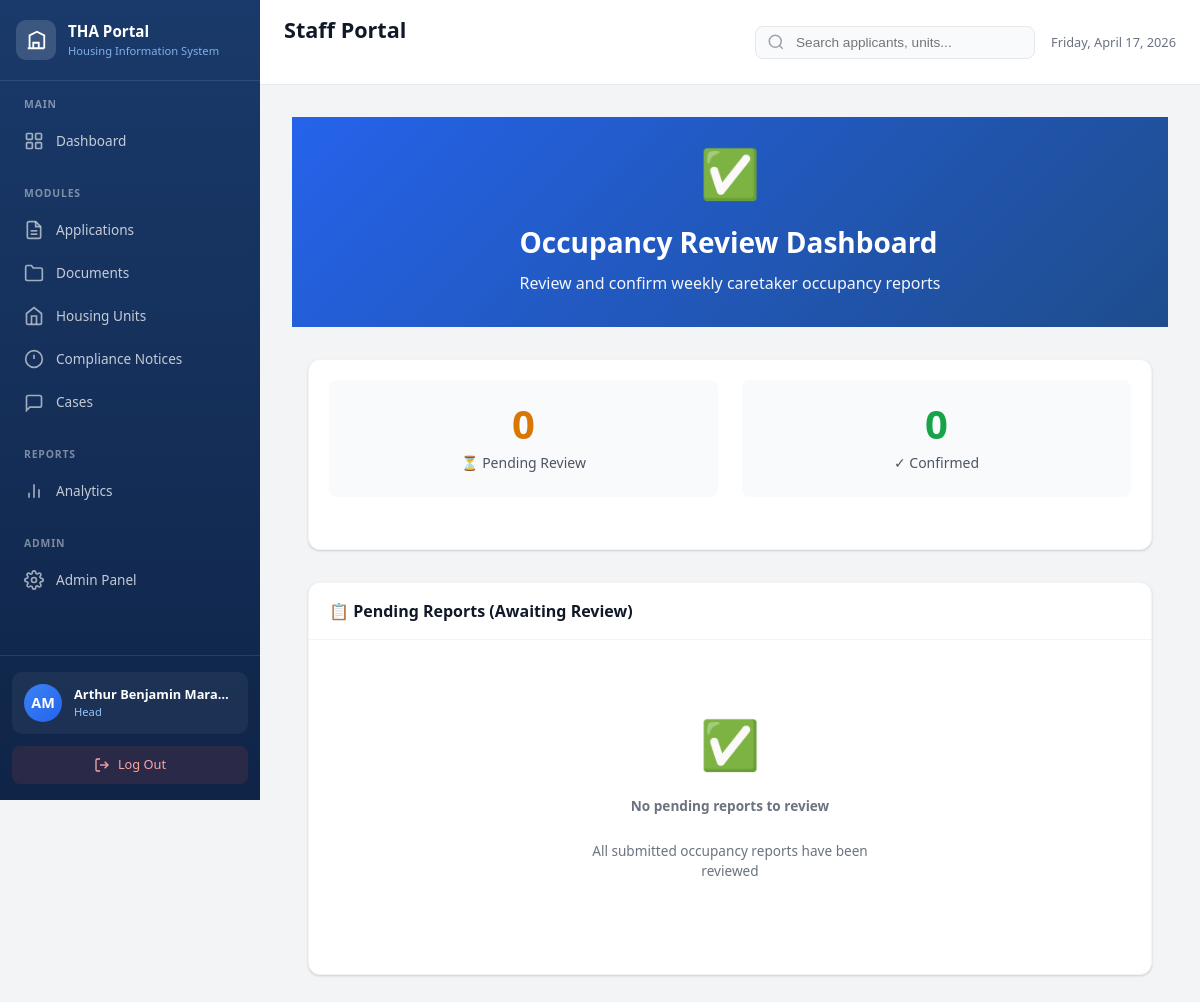
The app's page /units/occupancy-review/head/ (signed in) with its own data.
### accounts/models.py (models this page shows, shortened)
class User(AbstractUser):
    POSITION_CHOICES = [
        ('head', 'First Member — Head'),
        ('oic', 'OIC-THA (Officer-in-Charge)'),
        ('second_member', 'Second Member'),
        ('fourth_member', 'Fourth Member'),
        ('fifth_member', 'Fifth Member'),
        ('caretaker', 'Caretaker'),
        ('ronda', 'Ronda (Field Personnel)'),
        ('field', 'Field Personnel'),
    ]
    position = models.CharField(
        max_length=50,
        choices=POSITION_CHOICES,
        blank=True,
        help_text="Staff position in THA organizational structure"
    )
    phone = models.CharField(
        max_length=20,
        blank=True,
        help_text="Contact phone number"
    )
    class Meta:
        verbose_name = 'Staff User'
        verbose_name_plural = 'Staff Users'
    def get_position_display_short(self):
        short_labels = {
            'head': 'Head',
            'oic': 'OIC',
            'second_member': '2nd Member',
            'fourth_member': '4th Member',
            'fifth_member': '5th Member',
            'caretaker': 'Caretaker',
            'ronda': 'Ronda',
            'field': 'Field',
        }
        return short_labels.get(self.position, 'Staff')

### units/views.py (the view)
# urls.py: path('occupancy-review/<str:position>/', views.occupancy_review_list, name='occupancy_review_list'),
@login_required
@verify_position
def occupancy_review_list(request, position):
    pending_reports = (
        OccupancyReport.objects
        .filter(status='submitted')
        .select_related('site', 'submitted_by')
        .prefetch_related('details__unit')
        .order_by('-report_week_start')
    )
    confirmed_reports = (
        OccupancyReport.objects
        .filter(status__in=['confirmed', 'discrepancy'])
        .select_related('site', 'reviewed_by')
        .order_by('-reviewed_at')[:15]
    )
    context = {
        'pending_reports': pending_reports,
        'confirmed_reports': confirmed_reports,
        'pending_count': pending_reports.count(),
        'confirmed_count': confirmed_reports.count(),
    }
    return render(request, 'units/occupancy_review_list.html', context)

### templates/units/occupancy_review_list.html (shortened to what this page needs)
{% extends 'staff_base.html' %}
{% load static %}
{% block content %}
<div class="page-header" style="background: linear-gradient(135deg, var(--primary-600) 0%, var(--primary-700) 100%);">
    <div class="page-header-content">
        <div class="header-icon">✅</div>
        <div class="header-text">
            <h1>Occupancy Review Dashboard</h1>
            <p>Review and confirm weekly caretaker occupancy reports</p>
        </div>
    </div>
</div>
<div class="container-main">
    <div class="stats-section">
        <div class="card">
            <div class="card-body">
                <div class="stats-grid">
                    <div class="stat-item">
                        <div class="stat-number" style="color: var(--amber-600);">{{ pending_count }}</div>
                        <div class="stat-label">⏳ Pending Review</div>
                    </div>
                    <div class="stat-item">
                        <div class="stat-number" style="color: var(--green-600);">{{ confirmed_count }}</div>
                        <div class="stat-label">✓ Confirmed</div>
                    </div>
                </div>
            </div>
        </div>
    </div>
    <div class="reports-section">
        <div class="card">
            <div class="card-header">
                <h3 class="card-title">📋 Pending Reports (Awaiting Review)</h3>
            </div>
            <div class="card-body">
                {% if pending_reports %}
                <div class="reports-list">
                    {% for report in pending_reports %}
                    <div class="report-card report-status-pending">
                        <div class="report-header">
                            <div class="report-info">
                                <h4 class="report-title">{{ report.site.name }}</h4>
                                <p class="report-dates">📅 {{ report.report_week_start|date:"M d" }} - {{ report.report_week_end|date:"M d, Y" }}</p>
                            </div>
                            <span class="badge badge-warning">Pending</span>
                        </div>
                        <div class="report-details">
                            <div class="detail-row">
                                <span class="detail-label">Submitted by:</span>
                                <span class="detail-value">{{ report.submitted_by.get_full_name }}</span>
                            </div>
                            <div class="detail-row">
                                <span class="detail-label">Submitted at:</span>
                                <span class="detail-value">{{ report.submitted_at|date:"M d, Y \a\t H:i" }}</span>
                            </div>
                        </div>
                        <div class="report-summary">
                            <div class="summary-item">
                                <span class="summary-count" style="color: var(--green-600);">🟢 {{ report.reported_occupied }}</span>
                                <span class="summary-label">Occupied</span>
                            </div>
                            <div class="summary-item">
                                <span class="summary-count" style="color: var(--amber-600);">🟡 {{ report.reported_vacant }}</span>
                                <span class="summary-label">Vacant</span>
                            </div>
                            <div class="summary-item">
                                <span class="summary-count" style="color: var(--red-600);">🔴 {{ report.reported_concerns }}</span>
                                <span class="summary-label">Concerns</span>
                            </div>
                        </div>
                        <div class="report-footer">
                            <a href="{% url 'units:occupancy_review_detail' request.user.position report.id %}" class="btn btn-primary">
                                <span>Review Report →</span>
                            </a>
                        </div>
                    </div>
                    {% endfor %}
                </div>
                {% else %}
                <div class="empty-state">
                    <div class="empty-icon">✅</div>
                    <p class="empty-message">No pending reports to review</p>
                    <p class="empty-hint">All submitted occupancy reports have been reviewed</p>
                </div>
                {% endif %}
            </div>
        </div>
    </div>
</div>
{% endblock %}

### templates/staff_base.html (shortened to what this page needs)
{% load static %}
<!DOCTYPE html>
<html lang="en">
<head>
    <link rel="stylesheet" href="{% static 'css/dashboard.css' %}">
</head>
<body>
    <aside class="sidebar" id="sidebar">
        <div class="sidebar-header">
            <div class="sidebar-logo">
                <div class="logo-circle">
                    <svg class="logo-icon" viewBox="0 0 24 24" fill="none" stroke="currentColor" stroke-width="2">
                        <path d="M3 21h18M5 21V7l8-4 8 4v14M9 21v-6h6v6"/>
                    </svg>
                </div>
                <div class="logo-text">
                    <div class="logo-title">THA Portal</div>
                    <div class="logo-subtitle">Housing Information System</div>
                </div>
            </div>
        </div>
        <nav class="sidebar-nav">
            <div class="nav-section">
                <div class="nav-section-title">Main</div>
                <a href="{% url 'accounts:dashboard' %}" class="nav-link {% block nav_dashboard %}{% endblock %}">
                    <svg class="nav-icon" viewBox="0 0 24 24" fill="none" stroke="currentColor" stroke-width="2">
                        <rect x="3" y="3" width="7" height="7" rx="1"/>
                        <rect x="14" y="3" width="7" height="7" rx="1"/>
                        <rect x="14" y="14" width="7" height="7" rx="1"/>
                        <rect x="3" y="14" width="7" height="7" rx="1"/>
                    </svg>
                    <span>Dashboard</span>
                </a>
            </div>
            <div class="nav-section">
                <div class="nav-section-title">Modules</div>
                <a href="{% url 'applications:applications_list' request.user.position %}" class="nav-link {% block nav_applications %}{% endblock %}">
                    <svg class="nav-icon" viewBox="0 0 24 24" fill="none" stroke="currentColor" stroke-width="2">
                        <path d="M14 2H6a2 2 0 0 0-2 2v16a2 2 0 0 0 2 2h12a2 2 0 0 0 2-2V8z"/>
                        <polyline points="14 2 14 8 20 8"/>
                        <line x1="16" y1="13" x2="8" y2="13"/>
                        <line x1="16" y1="17" x2="8" y2="17"/>
                    </svg>
                    <span>Applications</span>
                </a>
                <a href="{% url 'documents:management' request.user.position %}" class="nav-link {% block nav_documents %}{% endblock %}">
                    <svg class="nav-icon" viewBox="0 0 24 24" fill="none" stroke="currentColor" stroke-width="2">
                        <path d="M22 19a2 2 0 0 1-2 2H4a2 2 0 0 1-2-2V5a2 2 0 0 1 2-2h5l2 3h9a2 2 0 0 1 2 2z"/>
                    </svg>
                    <span>Documents</span>
                </a>
                <a href="{% url 'units:housing_units_monitoring' request.user.position %}" class="nav-link {% block nav_housing_monitoring %}{% endblock %}">
                    <svg class="nav-icon" viewBox="0 0 24 24" fill="none" stroke="currentColor" stroke-width="2">
                        <path d="M3 9l9-7 9 7v11a2 2 0 0 1-2 2H5a2 2 0 0 1-2-2z"/>
                        <polyline points="9 22 9 12 15 12 15 22"/>
                    </svg>
                    <span>Housing Units</span>
                </a>
                {% if user.position not in 'second_member,fourth_member' %}
                <a href="{% url 'units:compliance_notice_issuance' request.user.position %}" class="nav-link {% block nav_compliance %}{% endblock %}">
                    <svg class="nav-icon" viewBox="0 0 24 24" fill="none" stroke="currentColor" stroke-width="2">
                        <path d="M12 2C6.48 2 2 6.48 2 12s4.48 10 10 10 10-4.48 10-10S17.52 2 12 2z"/>
                        <line x1="12" y1="7" x2="12" y2="12"/>
                        <line x1="12" y1="16" x2="12.01" y2="16"/>
                    </svg>
                    <span>Compliance Notices</span>
                </a>
                {% endif %}
                <a href="{% url 'cases:case_dashboard' request.user.position %}" class="nav-link {% block nav_cases %}{% endblock %}">
                    <svg class="nav-icon" viewBox="0 0 24 24" fill="none" stroke="currentColor" stroke-width="2">
                        <path d="M21 15a2 2 0 0 1-2 2H7l-4 4V5a2 2 0 0 1 2-2h14a2 2 0 0 1 2 2z"/>
                    </svg>
                    <span>Cases</span>
                </a>
            </div>
            <div class="nav-section">
                <div class="nav-section-title">Reports</div>
                {% if user.position == 'head' %}
                <a href="{% url 'accounts:head_analytics' %}" class="nav-link">
                {% elif user.position == 'oic' %}
                <a href="{% url 'accounts:oic_analytics' %}" class="nav-link">
                {% elif user.position == 'second_member' %}
                <a href="{% url 'accounts:second_member_analytics' %}" class="nav-link">
                {% elif user.position == 'fourth_member' %}
                <a href="{% url 'accounts:fourth_member_analytics' %}" class="nav-link">
                {% elif user.position == 'fifth_member' %}
                <a href="{% url 'accounts:fifth_member_analytics' %}" class="nav-link">
                {% elif user.position == 'caretaker' %}
                <a href="{% url 'accounts:caretaker_analytics' %}" class="nav-link">
                {% elif user.position == 'field' or user.position == 'ronda' %}
                <a href="{% url 'accounts:field_analytics' %}" class="nav-link">>
                {% else %}
                <a href="#" class="nav-link" style="opacity: 0.5; cursor: not-allowed;" title="Analytics not available">
                {% endif %}
                    <svg class="nav-icon" viewBox="0 0 24 24" fill="none" stroke="currentColor" stroke-width="2">
                        <line x1="18" y1="20" x2="18" y2="10"/>
                        <line x1="12" y1="20" x2="12" y2="4"/>
                        <line x1="6" y1="20" x2="6" y2="14"/>
                    </svg>
                    <span>Analytics</span>
                </a>
            </div>
            {% if user.is_superuser or user.position == 'second_member' %}
            <div class="nav-section">
                <div class="nav-section-title">Admin</div>
                <a href="{% url 'admin:index' %}" class="nav-link" target="_blank">
                    <span>Admin Panel</span>
                </a>
            </div>
            {% endif %}
        </nav>
        <div class="sidebar-footer">
            <div class="user-info">
                <div class="user-avatar">
                    {{ user.first_name|slice:":1"|upper }}{{ user.last_name|slice:":1"|upper }}
                </div>
                <div class="user-details">
                    <div class="user-name">{{ user.first_name }} {{ user.last_name }}</div>
                    <div class="user-role">{{ user.get_position_display_short }}</div>
                </div>
            </div>
            <a href="{% url 'accounts:logout' %}" class="logout-btn">
                <svg viewBox="0 0 24 24" fill="none" stroke="currentColor" stroke-width="2">
                    <path d="M9 21H5a2 2 0 0 1-2-2V5a2 2 0 0 1 2-2h4"/>
                    <polyline points="16 17 21 12 16 7"/>
                    <line x1="21" y1="12" x2="9" y2="12"/>
                </svg>
                <span>Log Out</span>
            </a>
        </div>
    </aside>
    <main class="main-content">
        <header class="topbar">
            <div class="topbar-left">
                <div class="page-header-content">
                    <h1 class="page-title">{% block page_title %}Staff Portal{% endblock %}</h1>
                </div>
            </div>
            <div class="topbar-right">
                <div class="topbar-search">
                    <svg viewBox="0 0 24 24" fill="none" stroke="currentColor" stroke-width="2">
                        <circle cx="11" cy="11" r="8"/>
                        <line x1="21" y1="21" x2="16.65" y2="16.65"/>
                    </svg>
                    <input type="text" placeholder="Search applicants, units...">
                </div>
                <span class="current-date" id="currentDate"></span>
            </div>
        </header>
        <div class="content-area">
            {% block content %}{% endblock %}
        </div>
    </main>
</body>
</html>

### records on screen
User: first_name "A", last_name "M", first_name "Arthur Benjamin", last_name "Mara…", get_position_display_short "Head"

### other values on screen
{{ pending_count }} "0"
{{ confirmed_count }} "0"
